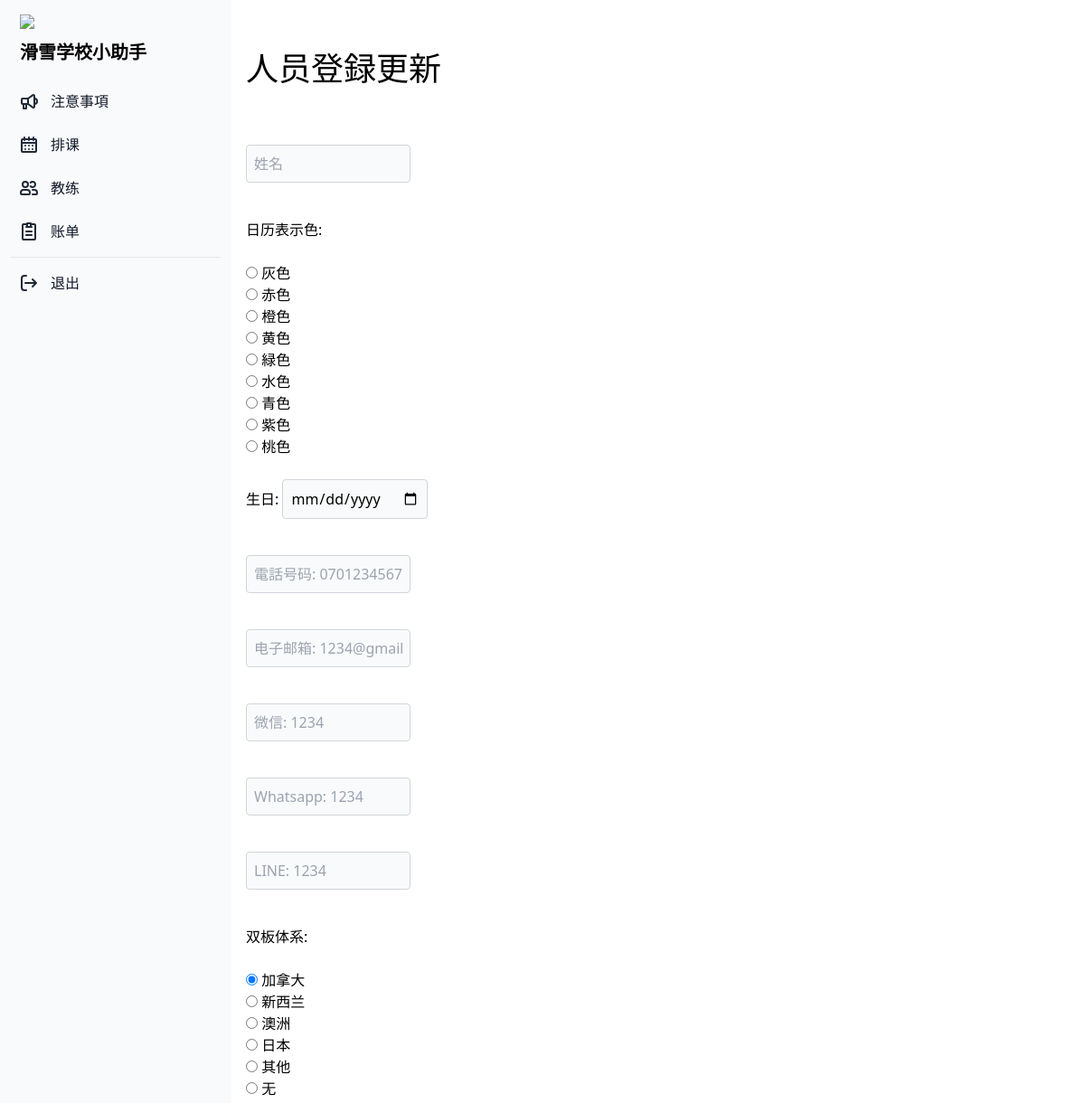
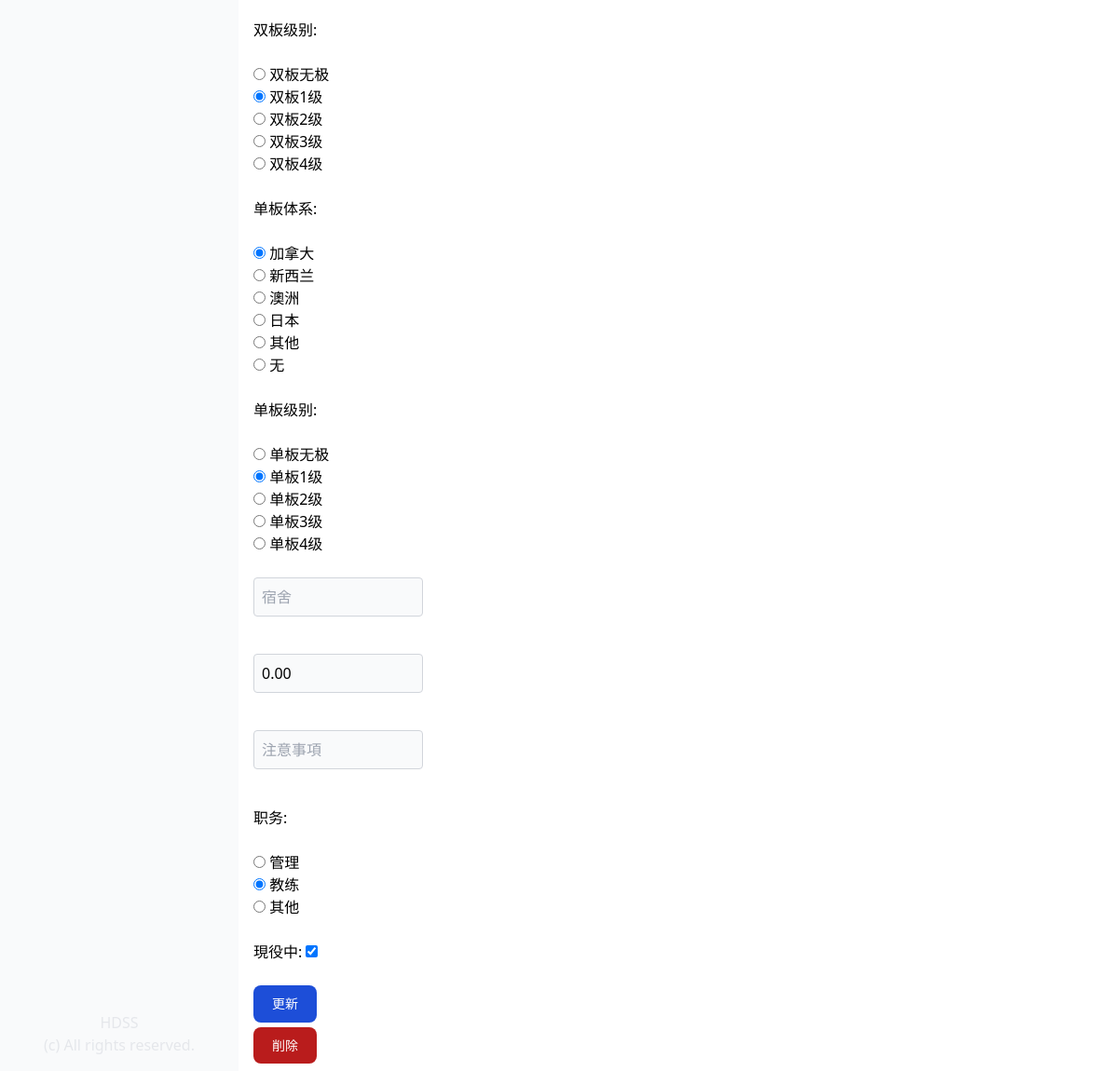
The app's page /update_profile/5/ (signed in) with its own data (2 pictures, top to bottom).
### manager/models.py (models this page shows, shortened)
class Profile(models.Model):
    COLORS = (
        ('#808080', '灰色'),
        ('#ff6961', '赤色'),
        ('#ffb480', '橙色'),
        ('#f8f38d', '黄色'),
        ('#42d6a4', '緑色'),
        ('#08cad1', '水色'),
        ('#59adf6', '青色'),
        ('#9d94ff', '紫色'),
        ('#c780e8', '桃色'),
    )
    TYPE = (
        ('管理', '管理'),
        ('教练', '教练'),
        ('其他', '其他'),
    )
    SKI = (
        ('双板无极', '双板无极'),
        ('双板1级', '双板1级'),
        ('双板2级', '双板2级'),
        ('双板3级', '双板3级'),
        ('双板4级', '双板4级'),
    )
    SNOWBOARD = (
        ('单板无极', '单板无极'),
        ('单板1级', '单板1级'),
        ('单板2级', '单板2级'),
        ('单板3级', '单板3级'),
        ('单板4级', '单板4级'),
    )
    SKI_SYSTEM = (
        ('加拿大', '加拿大'),
        ('新西兰', '新西兰'),
        ('澳洲', '澳洲'),
        ('日本', '日本'),
        ('其他', '其他'),
        ('无', '无'),
    )
    SNOWBOARD_SYSTEM = (
        ('加拿大', '加拿大'),
        ('新西兰', '新西兰'),
        ('澳洲', '澳洲'),
        ('日本', '日本'),
        ('其他', '其他'),
        ('无', '无'),
    )
    user = models.OneToOneField(User, on_delete=models.CASCADE)
    birthday = models.DateField("生年月日", blank=True, null=True)
    color = models.CharField("教练色", max_length=30, choices=COLORS)
    contract_type = models.CharField("职务", max_length=50, choices=TYPE, default='教练')
    fullname = models.CharField("姓名", max_length=20, blank=True)
    phone = models.CharField("電話", max_length=20, blank=True)
    email = models.CharField("邮箱", max_length=50, blank=True)
    wechat = models.CharField("微信", max_length=20, blank=True)
    whatsapp = models.CharField("Whatsapp", max_length=20, blank=True)
    line = models.CharField("LINE", max_length=20, blank=True)
    ski_system = models.CharField("双板体系", max_length=50, choices=SKI_SYSTEM, default='加拿大')
    snowboard_system = models.CharField("单板体系", max_length=50, choices=SNOWBOARD_SYSTEM, default='加拿大')
    ski = models.CharField("级别", max_length=50, choices=SKI, default='双板1级')
    snowboard = models.CharField("级别", max_length=50, choices=SNOWBOARD, default='单板1级')
    accommodation = models.CharField("宿舍", max_length=20, blank=True)
    commission = models.DecimalField("提成", max_digits=10, decimal_places=2, default=0.00)
    note = models.CharField("備考", max_length=500, blank=True)
    is_active = models.BooleanField("現役中", default=True)
    date_created = models.DateTimeField("作成日", auto_now_add=True)
    updated_at = models.DateTimeField("更新日", auto_now=True)

### manager/views.py (the view)
# urls.py: path('update_profile/<int:profile_id>/', views.update_profile, name="update_profile"),
@login_required(login_url='/login_user/')
def update_profile(request, profile_id):
    if request.user.is_superuser:
        if request.user.is_authenticated:
            profile = Profile.objects.get(id=profile_id)
            form = UserProfileForm(request.POST or None, instance=profile)
            if form.is_valid():
                form.save()
                messages.success(request, "简历更新了。")
                return redirect("profile_list")
            return render(request, "profile/update_profile.html", {"form": form , "profile": profile })
        else:
            messages.success(request, "请先登录。")
            return redirect("login_user")
    else:
        messages.success(request, ("只有管理人员可以访问此页面。"))

### manager/templates/profile/update_profile.html (shortened to what this page needs)
{% extends "base.html" %}
{% block content %}
<div class="p-4 sm:ml-64">
    <div class="px-auto">
        <h1 class="text-4xl py-10">人员登録更新</h1>
    </div>
    <form class="space-y-6 mb-3" action="{% url 'update_profile' profile.id %}" method="post">
        {{ form.as_p }}
        <button type="submit"
            class="text-white bg-blue-700 hover:bg-blue-800 focus:ring-4 focus:outline-none focus:ring-blue-300 font-medium rounded-lg text-sm w-full sm:w-auto px-5 py-2.5 text-center dark:bg-blue-600 dark:hover:bg-blue-700 dark:focus:ring-blue-800">更新</button>
    </form>
    <a href="{% url 'delete_user' profile.id %}"
        class="btn text-white bg-red-700 hover:bg-red-800 focus:ring-4 focus:outline-none focus:ring-red-300 font-medium rounded-lg text-sm w-full sm:w-auto px-5 py-2.5 text-center dark:bg-red-600 dark:hover:bg-red-700 dark:focus:ring-red-800">削除
    </a>
</div>
{% endblock %}

### records on screen
Profile: color "☐ 灰色 ☐ 赤色 ☐ 橙色 ☐ 黄色 ☐ 緑色 ☐ 水色 ☐ 青色 ☐ 紫色 ☐ 桃色", ski_system "☑ 加拿大 ☐ 新西兰 ☐ 澳洲 ☐ 日本 ☐ 其他 ☐ 无", ski "☐ 双板无极 ☑ 双板1级 ☐ 双板2级 ☐ 双板3级 ☐ 双板4级", snowboard_system "☑ 加拿大 ☐ 新西兰 ☐ 澳洲 ☐ 日本 ☐ 其他 ☐ 无", snowboard "☐ 单板无极 ☑ 单板1级 ☐ 单板2级 ☐ 单板3级 ☐ 单板4级", commission "0.00", contract_type "☐ 管理 ☑ 教练 ☐ 其他", is_active "☑"
